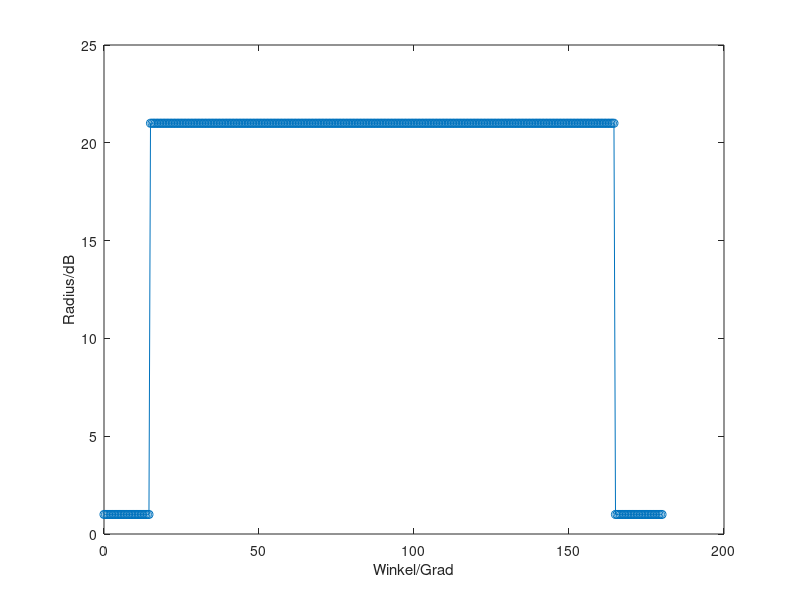

The MATLAB script that drew this image: (Note: this script raises an error after producing the figure.)
% Beschreibung: Implementation vom Test 2 in der Dokumentation

%% Erzeugung des Testsignals %%
repeatedTimeValMid = 150;%Ton = 2*repeatedTimeValMid
midVal = 20;
%Bereich von 0° zum 180° mit Auflösung von 0.5°
tVal = 0:0.5:180;
tComp = 90;
xVal = midVal*rectpuls(tVal-tComp,repeatedTimeValMid)+1;
figure('Name', 'Das Originalsignal');
plot(tVal,xVal,'-o');
xlabel('Winkel/Grad');
ylabel('Radius/dB');

%% Erstellung des Diagramms zur Bestimmung der Verlustpunkte %%
draw = 1;
% Das Ergebnis-Signal, das von folgenden Filter gefiltert wird

% vom Maximally-Flat-Methode-entworfenen Filter
phase = 1;
filterObj = filterMaximallyFlatFIR_p4;
filterIIR(xVal, tVal, filterObj, draw, phase, ...
    'Maximally Flat Methode-Filterergebnis');
% vom Window-Kaiser-Methode-entworfenen Filter
phase = 2;
filterObj = filterWindowKaiser_p10;
filterFIR(xVal, tVal, filterObj, draw, phase, ...
    'Window Kaiser Methode-Filterergebnis');
% vom Least-Squares-Methode-entworfenen Filter
phase = 2;
filterObj = filterLeastSquares_p11;
filterFIR(xVal, tVal, filterObj, draw, phase, ...
    'Least Squares Methode-Filterergebnis');
% vom Equiripple-Methode-entworfenen Filter
phase = 2;
filterObj = filterEquiripple_p3;
filterFIR(xVal, tVal, filterObj, draw, phase, ...
    'Equiripple Methode-Filterergebnis');
% vom Window-Bartlett-Methode-entworfenen Filter
phase = 2;
filterObj = filterWindowBarlett_p2;
filterFIR(xVal, tVal, filterObj, draw, phase, ...
    'Window Bartlett Methode-Filterergebnis');
% vom Window-Rectangular-Methode-entworfenen Filter
phase = 2;
filterObj = filterWindowRectangular_p3;
filterFIR(xVal, tVal, filterObj, draw, phase, ...
    'Window Rectangular Methode-Filterergebnis');
% vom Window-Triangular-Methode-entworfenen Filter
phase = 2;
filterObj = filterWindowTriangular_p1;
filterFIR(xVal, tVal, filterObj, draw, phase, ...
    'Window Triangular Methode-Filterergebnis');